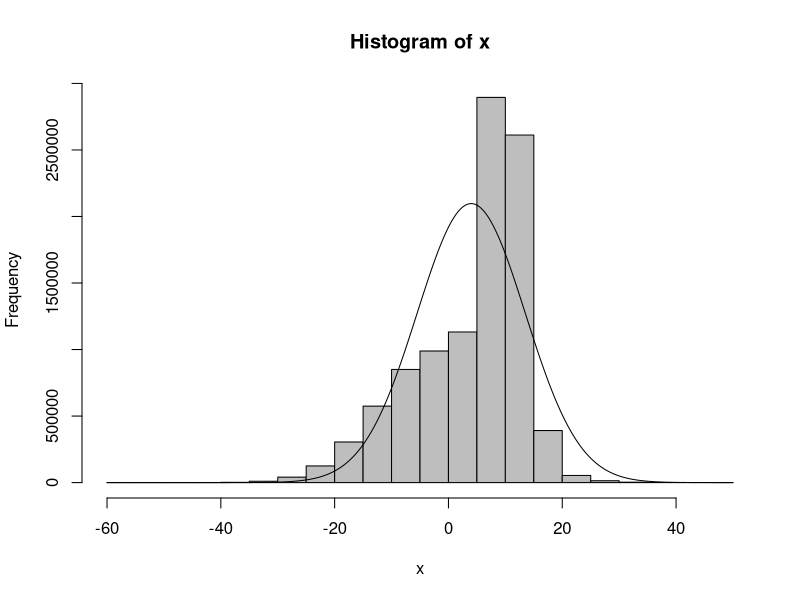

Source code (R):
## ---- chunk 1
mu_1 <- 10
mu_2 <- -2
sd_1 <- 3
sd_2 <- 10
n <- 10000000
mean <- c(mu_1, mu_2)
sd <- c(sd_1, sd_2)

my.data <- rnorm(n, mean, sd)
summary(my.data)
## ---- chunk 2
x <- my.data
h <- hist(x, plot=FALSE)
plot(h, col="grey")
xlines <-seq(min(h$breaks),max(h$breaks),length.out=1000)
lines(x = xlines,y=dnorm(xlines, 4, sqrt(90.5)) *length(x)*diff(h$breaks)[1])


# superimpose empirical density

# superimpose normal density

## ---- chunk 3
# plot ecdf

# superimpose cdf for standard normal

# calculate maximal difference 

## ---- chunk 4
# your code here
k_central_moment <- function(num){
  return (sum((my.data - mean(my.data))^(num))/n)
}
# skewness
third_central_moment = k_central_moment(3)
sec_central_moment = k_central_moment(2)
skewness = third_central_moment/sec_central_moment^(3/2)
skewness
# kurtosis
four_central_moment = k_central_moment(4)
kurtosis = four_central_moment/sec_central_moment^2
kurtosis
## ---- chunk 5
quantile(my.data, probs = seq(0.1,0.9,0.1))
my.data_sorted = sort(my.data)
print("naive approach:")
my.data_sorted[seq(100, 900, 100)]
res <- list()
print("how it is done in r:")
res <- c()
for(i in seq(100, 900, 100)) {
  res<-c(res,((my.data_sorted[i])*(i/1000)+((my.data_sorted[i+1])*((1000-i)/1000))))
}
res

## ---- chunk 6
# your code here
# theoretical expected value and variance

# sample mean and sample variance

## ---- chunk 7
# your code here
